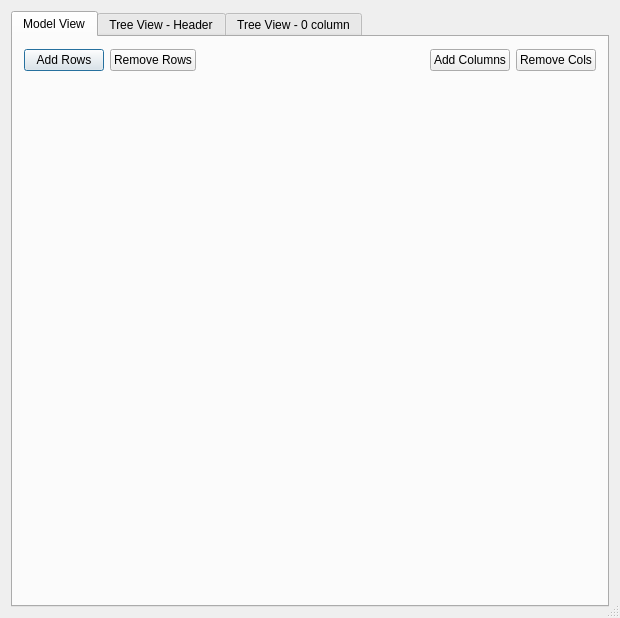
<ui version="4.0" >
 <class>IcsTreeTableClass</class>
 <widget class="QDialog" name="IcsTreeTableClass" >
  <property name="geometry" >
   <rect>
    <x>0</x>
    <y>0</y>
    <width>620</width>
    <height>618</height>
   </rect>
  </property>
  <property name="windowTitle" >
   <string>IcsTreeTable</string>
  </property>
  <property name="sizeGripEnabled" >
   <bool>true</bool>
  </property>
  <layout class="QGridLayout" >
   <item row="0" column="0" >
    <widget class="QTabWidget" name="tabWidget" >
     <property name="currentIndex" >
      <number>0</number>
     </property>
     <widget class="QWidget" name="tabModel" >
      <attribute name="title" >
       <string>Model View</string>
      </attribute>
      <layout class="QGridLayout" >
       <item row="0" column="0" >
        <layout class="QHBoxLayout" >
         <property name="spacing" >
          <number>6</number>
         </property>
         <property name="margin" >
          <number>0</number>
         </property>
         <item>
          <widget class="QPushButton" name="pbAddRows" >
           <property name="text" >
            <string>Add Rows</string>
           </property>
          </widget>
         </item>
         <item>
          <widget class="QPushButton" name="pbRemoveRows" >
           <property name="text" >
            <string>Remove Rows</string>
           </property>
          </widget>
         </item>
         <item>
          <spacer>
           <property name="orientation" >
            <enum>Qt::Horizontal</enum>
           </property>
           <property name="sizeHint" stdset="0" >
            <size>
             <width>81</width>
             <height>25</height>
            </size>
           </property>
          </spacer>
         </item>
         <item>
          <widget class="QPushButton" name="pbAddColumns" >
           <property name="text" >
            <string>Add Columns</string>
           </property>
          </widget>
         </item>
         <item>
          <widget class="QPushButton" name="pbRemoveColumns" >
           <property name="text" >
            <string>Remove Cols</string>
           </property>
          </widget>
         </item>
        </layout>
       </item>
       <item row="1" column="0" >
        <widget class="QWidget" native="1" name="widget" >
         <property name="sizePolicy" >
          <sizepolicy vsizetype="MinimumExpanding" hsizetype="Preferred" >
           <horstretch>0</horstretch>
           <verstretch>0</verstretch>
          </sizepolicy>
         </property>
        </widget>
       </item>
      </layout>
     </widget>
     <widget class="QWidget" name="tabTree" >
      <attribute name="title" >
       <string>Tree View - Header</string>
      </attribute>
      <layout class="QVBoxLayout" >
       <item>
        <layout class="QHBoxLayout" >
         <item>
          <widget class="QLabel" name="label" >
           <property name="text" >
            <string>Summary Rows</string>
           </property>
          </widget>
         </item>
         <item>
          <widget class="QComboBox" name="cbSummary" >
           <item>
            <property name="text" >
             <string>Disabled</string>
            </property>
           </item>
           <item>
            <property name="text" >
             <string>Enabled</string>
            </property>
           </item>
           <item>
            <property name="text" >
             <string>Always expanded</string>
            </property>
           </item>
          </widget>
         </item>
         <item>
          <spacer>
           <property name="orientation" >
            <enum>Qt::Horizontal</enum>
           </property>
           <property name="sizeHint" stdset="0" >
            <size>
             <width>211</width>
             <height>25</height>
            </size>
           </property>
          </spacer>
         </item>
         <item>
          <widget class="QPushButton" name="pbAbout" >
           <property name="text" >
            <string>About Example...</string>
           </property>
          </widget>
         </item>
        </layout>
       </item>
       <item>
        <widget class="QWidget" native="1" name="widget_2" >
         <property name="sizePolicy" >
          <sizepolicy vsizetype="MinimumExpanding" hsizetype="Preferred" >
           <horstretch>0</horstretch>
           <verstretch>0</verstretch>
          </sizepolicy>
         </property>
        </widget>
       </item>
      </layout>
     </widget>
     <widget class="QWidget" name="tab" >
      <attribute name="title" >
       <string>Tree View - 0 column</string>
      </attribute>
      <layout class="QVBoxLayout" >
       <item>
        <layout class="QHBoxLayout" >
         <item>
          <widget class="QLabel" name="label_2" >
           <property name="text" >
            <string>Summary Rows</string>
           </property>
          </widget>
         </item>
         <item>
          <widget class="QComboBox" name="cbSummary_2" >
           <item>
            <property name="text" >
             <string>Disabled</string>
            </property>
           </item>
           <item>
            <property name="text" >
             <string>Enabled</string>
            </property>
           </item>
           <item>
            <property name="text" >
             <string>Always expanded</string>
            </property>
           </item>
          </widget>
         </item>
         <item>
          <spacer>
           <property name="orientation" >
            <enum>Qt::Horizontal</enum>
           </property>
           <property name="sizeHint" stdset="0" >
            <size>
             <width>321</width>
             <height>25</height>
            </size>
           </property>
          </spacer>
         </item>
        </layout>
       </item>
       <item>
        <widget class="QWidget" native="1" name="widget_3" >
         <property name="sizePolicy" >
          <sizepolicy vsizetype="MinimumExpanding" hsizetype="Preferred" >
           <horstretch>0</horstretch>
           <verstretch>0</verstretch>
          </sizepolicy>
         </property>
        </widget>
       </item>
      </layout>
     </widget>
    </widget>
   </item>
  </layout>
 </widget>
 <layoutdefault spacing="6" margin="11" />
 <resources/>
 <connections/>
</ui>
